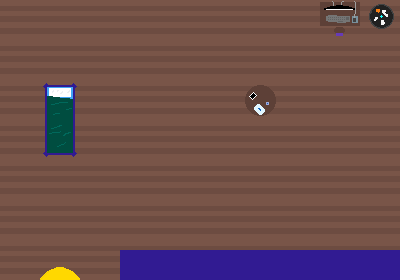

Below is a game level as drawn by its tile map, then a one-line description and the .tmx file that defines it, in full:
An orthogonal 10x7 tile map with 40x40 px tiles, 2 tile layers (floor, objects).

<map version="1.2" tiledversion="1.3.5" orientation="orthogonal" renderorder="right-down" width="10" height="7" tilewidth="40" tileheight="40" infinite="0" nextlayerid="3" nextobjectid="1">
 <tileset firstgid="1" name="house1tiles" tilewidth="40" tileheight="40" tilecount="8" columns="4">
  <image source="house1tiles.png" width="160" height="80" />
 </tileset>
 <layer id="1" name="floor" width="10" height="7">
  <data encoding="csv">
2,2,2,2,2,2,2,2,2,2,
2,2,2,2,2,2,2,2,2,2,
2,2,2,2,2,2,2,2,2,2,
2,2,2,2,2,2,2,2,2,2,
2,2,2,2,2,2,2,2,2,2,
2,2,2,2,2,2,2,2,2,2,
2,2,2,2,2,2,2,2,2,2
</data>
 </layer>
 <layer id="2" name="objects" width="10" height="7">
  <data encoding="csv">
0,0,0,0,0,0,0,0,1,4,
0,0,0,0,0,0,0,0,0,0,
0,5,0,0,0,0,3,0,0,0,
0,6,0,0,0,0,0,0,0,0,
0,0,0,0,0,0,0,0,0,0,
0,0,0,0,0,0,0,0,0,0,
0,8,0,7,7,7,7,7,7,7
</data>
 </layer>
</map>
